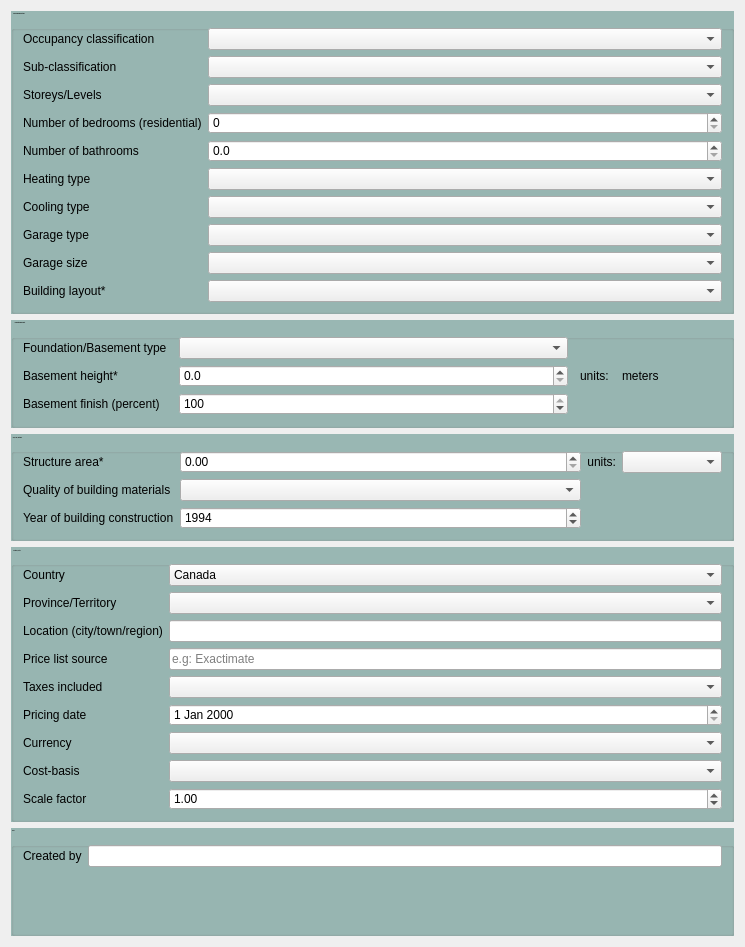
         <widget class="QWidget" name="scrollAreaWidgetContents">
          <property name="geometry">
           <rect>
            <x>0</x>
            <y>0</y>
            <width>745</width>
            <height>947</height>
           </rect>
          </property>
          <property name="styleSheet">
           <string notr="true">
QGroupBox {
 background-color: #99B7B3;
}</string>
          </property>
          <layout class="QVBoxLayout" name="verticalLayout_16">
           <item>
            <widget class="QGroupBox" name="groupBox_t02_01_buildingDetails">
             <property name="font">
              <font>
               <pointsize>-1</pointsize>
               <weight>75</weight>
               <bold>true</bold>
              </font>
             </property>
             <property name="styleSheet">
              <string notr="true">QLabel {
    font-size: 12px; 
}
</string>
             </property>
             <property name="title">
              <string>General Building Details</string>
             </property>
             <layout class="QVBoxLayout" name="verticalLayout_8">
              <item>
               <layout class="QFormLayout" name="formLayout_t02_01">
                <item row="0" column="0">
                 <widget class="QLabel" name="occupancyClassificationLabel">
                  <property name="enabled">
                   <bool>true</bool>
                  </property>
                  <property name="font">
                   <font>
                    <pointsize>-1</pointsize>
                   </font>
                  </property>
                  <property name="text">
                   <string>Occupancy classification</string>
                  </property>
                  <property name="textFormat">
                   <enum>Qt::PlainText</enum>
                  </property>
                 </widget>
                </item>
                <item row="0" column="1">
                 <widget class="QComboBox" name="occupancyClassification_ComboBox"/>
                </item>
                <item row="1" column="0">
                 <widget class="QLabel" name="subClassificationLabel">
                  <property name="text">
                   <string>Sub-classification</string>
                  </property>
                 </widget>
                </item>
                <item row="1" column="1">
                 <widget class="QComboBox" name="subClassification_ComboBox"/>
                </item>
                <item row="2" column="0">
                 <widget class="QLabel" name="storysLabel">
                  <property name="toolTip">
                   <string>Number of storeys/levels/floors for the building. Typically this excludes the basement.</string>
                  </property>
                  <property name="text">
                   <string>Storeys/Levels</string>
                  </property>
                 </widget>
                </item>
                <item row="2" column="1">
                 <widget class="QComboBox" name="storys_ComboBox"/>
                </item>
                <item row="3" column="0">
                 <widget class="QLabel" name="BedroomCount">
                  <property name="text">
                   <string>Number of bedrooms (residential)</string>
                  </property>
                 </widget>
                </item>
                <item row="3" column="1">
                 <widget class="QSpinBox" name="BedroomCount_QSpinBox"/>
                </item>
                <item row="4" column="0">
                 <widget class="QLabel" name="BathroomCount">
                  <property name="text">
                   <string>Number of bathrooms</string>
                  </property>
                 </widget>
                </item>
                <item row="4" column="1">
                 <widget class="QDoubleSpinBox" name="BathroomCount_DoubleSpinBox">
                  <property name="decimals">
                   <number>1</number>
                  </property>
                 </widget>
                </item>
                <item row="5" column="0">
                 <widget class="QLabel" name="heatingTypeLabel">
                  <property name="text">
                   <string>Heating type</string>
                  </property>
                 </widget>
                </item>
                <item row="5" column="1">
                 <widget class="QComboBox" name="heatingType_ComboBox"/>
                </item>
                <item row="6" column="0">
                 <widget class="QLabel" name="coolingTypeLabel">
                  <property name="text">
                   <string>Cooling type</string>
                  </property>
                 </widget>
                </item>
                <item row="6" column="1">
                 <widget class="QComboBox" name="coolingType_ComboBox"/>
                </item>
                <item row="7" column="0">
                 <widget class="QLabel" name="garageTypeLabel">
                  <property name="text">
                   <string>Garage type</string>
                  </property>
                 </widget>
                </item>
                <item row="7" column="1">
                 <widget class="QComboBox" name="garageType_ComboBox"/>
                </item>
                <item row="8" column="0">
                 <widget class="QLabel" name="garageSizeLabel">
                  <property name="text">
                   <string>Garage size</string>
                  </property>
                 </widget>
                </item>
                <item row="8" column="1">
                 <widget class="QComboBox" name="garageSize_ComboBox"/>
                </item>
                <item row="9" column="0">
                 <widget class="QLabel" name="buildingLayoutLabel">
                  <property name="text">
                   <string>Building layout*</string>
                  </property>
                 </widget>
                </item>
                <item row="9" column="1">
                 <widget class="QComboBox" name="buildingLayout_ComboBox"/>
                </item>
               </layout>
              </item>
             </layout>
            </widget>
           </item>
           <item>
            <widget class="QGroupBox" name="groupBox_t02_02a_foundation">
             <property name="font">
              <font>
               <pointsize>-1</pointsize>
               <weight>75</weight>
               <bold>true</bold>
              </font>
             </property>
             <property name="styleSheet">
              <string notr="true">QLabel {
    font-size: 12px; 
}
</string>
             </property>
             <property name="title">
              <string>Foundation/Basement</string>
             </property>
             <layout class="QVBoxLayout" name="verticalLayout_17">
              <item>
               <layout class="QGridLayout" name="gridLayout_t02_02a">
                <property name="horizontalSpacing">
                 <number>12</number>
                </property>
                <item row="1" column="2">
                 <widget class="QLabel" name="label_11">
                  <property name="sizePolicy">
                   <sizepolicy hsizetype="Fixed" vsizetype="Preferred">
                    <horstretch>0</horstretch>
                    <verstretch>0</verstretch>
                   </sizepolicy>
                  </property>
                  <property name="minimumSize">
                   <size>
                    <width>30</width>
                    <height>0</height>
                   </size>
                  </property>
                  <property name="text">
                   <string>units:</string>
                  </property>
                 </widget>
                </item>
                <item row="2" column="1">
                 <widget class="QDoubleSpinBox" name="basementFinish_DoubleSpinBox">
                  <property name="decimals">
                   <number>0</number>
                  </property>
                  <property name="maximum">
                   <double>100.000000000000000</double>
                  </property>
                  <property name="value">
                   <double>100.000000000000000</double>
                  </property>
                 </widget>
                </item>
                <item row="0" column="0">
                 <widget class="QLabel" name="foundationBasementTypeLabel">
                  <property name="sizePolicy">
                   <sizepolicy hsizetype="Fixed" vsizetype="Preferred">
                    <horstretch>0</horstretch>
                    <verstretch>0</verstretch>
                   </sizepolicy>
                  </property>
                  <property name="text">
                   <string>Foundation/Basement type</string>
                  </property>
                 </widget>
                </item>
                <item row="1" column="0">
                 <widget class="QLabel" name="basementHeightLabel_2">
                  <property name="text">
                   <string>Basement height*</string>
                  </property>
                 </widget>
                </item>
                <item row="1" column="1">
                 <widget class="QDoubleSpinBox" name="basementHeight_DoubleSpinBox">
                  <property name="toolTip">
                   <string>Enter the vertical distance from the basement floor to the main floor</string>
                  </property>
                  <property name="statusTip">
                   <string/>
                  </property>
                  <property name="decimals">
                   <number>1</number>
                  </property>
                 </widget>
                </item>
                <item row="2" column="0">
                 <widget class="QLabel" name="basementFinishLabel">
                  <property name="text">
                   <string>Basement finish (percent)</string>
                  </property>
                 </widget>
                </item>
                <item row="0" column="1">
                 <widget class="QComboBox" name="foundationType_ComboBox"/>
                </item>
                <item row="1" column="3">
                 <widget class="QLabel" name="basementHeightUnits_label">
                  <property name="sizePolicy">
                   <sizepolicy hsizetype="Fixed" vsizetype="Preferred">
                    <horstretch>0</horstretch>
                    <verstretch>0</verstretch>
                   </sizepolicy>
                  </property>
                  <property name="minimumSize">
                   <size>
                    <width>100</width>
                    <height>0</height>
                   </size>
                  </property>
                  <property name="toolTip">
                   <string>units for basement height. Select the units on the 'Data Input' tab using the 'exposure units' field.</string>
                  </property>
                  <property name="statusTip">
                   <string/>
                  </property>
                  <property name="text">
                   <string>meters</string>
                  </property>
                 </widget>
                </item>
               </layout>
              </item>
             </layout>
            </widget>
           </item>
           <item>
            <widget class="QGroupBox" name="groupBox_t02_02b_sizeage">
             <property name="font">
              <font>
               <pointsize>-1</pointsize>
               <weight>75</weight>
               <bold>true</bold>
              </font>
             </property>
             <property name="styleSheet">
              <string notr="true">QLabel {
    font-size: 12px; 
}</string>
             </property>
             <property name="title">
              <string>Size, Age, Materials</string>
             </property>
             <layout class="QVBoxLayout" name="verticalLayout_9">
              <item>
               <layout class="QGridLayout" name="gridLayout_t02_02" columnstretch="2,2,1,1">
                <item row="3" column="1">
                 <widget class="QSpinBox" name="yearOfBuildingConstruction_SpinBox">
                  <property name="maximum">
                   <number>9999</number>
                  </property>
                  <property name="value">
                   <number>1994</number>
                  </property>
                 </widget>
                </item>
                <item row="0" column="1">
                 <widget class="QDoubleSpinBox" name="sizeOrAreaValue_DoubleSpinBox">
                  <property name="toolTip">
                   <string>This value is used when 'RCV/Area' is selected to scale the replacement costs (e.g., to footprint area)</string>
                  </property>
                  <property name="maximum">
                   <double>99999.000000000000000</double>
                  </property>
                 </widget>
                </item>
                <item row="2" column="1">
                 <widget class="QComboBox" name="qualityOfBuildingMaterials_ComboBox"/>
                </item>
                <item row="0" column="0">
                 <widget class="QLabel" name="sizeOrAreaValueLabel">
                  <property name="sizePolicy">
                   <sizepolicy hsizetype="Fixed" vsizetype="Preferred">
                    <horstretch>0</horstretch>
                    <verstretch>0</verstretch>
                   </sizepolicy>
                  </property>
                  <property name="toolTip">
                   <string/>
                  </property>
                  <property name="text">
                   <string>Structure area*</string>
                  </property>
                 </widget>
                </item>
                <item row="2" column="0">
                 <widget class="QLabel" name="qualityOfBuildingMaterialsLabel">
                  <property name="text">
                   <string>Quality of building materials</string>
                  </property>
                 </widget>
                </item>
                <item row="3" column="0">
                 <widget class="QLabel" name="yearOfBuildingConstructionLabel">
                  <property name="text">
                   <string>Year of building construction</string>
                  </property>
                 </widget>
                </item>
                <item row="0" column="2">
                 <widget class="QLabel" name="sizeOrAreaUnitsLabel">
                  <property name="sizePolicy">
                   <sizepolicy hsizetype="Fixed" vsizetype="Preferred">
                    <horstretch>0</horstretch>
                    <verstretch>0</verstretch>
                   </sizepolicy>
                  </property>
                  <property name="text">
                   <string>units:</string>
                  </property>
                  <property name="alignment">
                   <set>Qt::AlignRight|Qt::AlignTrailing|Qt::AlignVCenter</set>
                  </property>
                 </widget>
                </item>
                <item row="0" column="3">
                 <widget class="QComboBox" name="sizeOrAreaUnits_ComboBox">
                  <property name="sizePolicy">
                   <sizepolicy hsizetype="Fixed" vsizetype="Fixed">
                    <horstretch>0</horstretch>
                    <verstretch>0</verstretch>
                   </sizepolicy>
                  </property>
                  <property name="minimumSize">
                   <size>
                    <width>100</width>
                    <height>0</height>
                   </size>
                  </property>
                 </widget>
                </item>
               </layout>
              </item>
             </layout>
            </widget>
           </item>
           <item>
            <widget class="QGroupBox" name="groupBox_t02_03_location">
             <property name="font">
              <font>
               <pointsize>-1</pointsize>
               <weight>75</weight>
               <bold>true</bold>
              </font>
             </property>
             <property name="styleSheet">
              <string notr="true">QLabel {
    font-size: 12px; 
}</string>
             </property>
             <property name="title">
              <string>Location, Costs</string>
             </property>
             <layout class="QVBoxLayout" name="verticalLayout_10">
              <item>
               <layout class="QFormLayout" name="formLayout_t02_03">
                <item row="0" column="0">
                 <widget class="QLabel" name="countryLabel">
                  <property name="text">
                   <string>Country</string>
                  </property>
                 </widget>
                </item>
                <item row="0" column="1">
                 <widget class="QComboBox" name="country_ComboBox">
                  <item>
                   <property name="text">
                    <string>Canada</string>
                   </property>
                  </item>
                 </widget>
                </item>
                <item row="1" column="0">
                 <widget class="QLabel" name="provinceTerritoryLabel">
                  <property name="text">
                   <string>Province/Territory</string>
                  </property>
                 </widget>
                </item>
                <item row="1" column="1">
                 <widget class="QComboBox" name="provinceTerritory_ComboBox"/>
                </item>
                <item row="2" column="0">
                 <widget class="QLabel" name="locationCityTownRegionLabel">
                  <property name="text">
                   <string>Location (city/town/region)</string>
                  </property>
                 </widget>
                </item>
                <item row="2" column="1">
                 <widget class="QLineEdit" name="locationCityTownRegion_LineEdit"/>
                </item>
                <item row="3" column="0">
                 <widget class="QLabel" name="priceListSourceLabel">
                  <property name="text">
                   <string>Price list source</string>
                  </property>
                 </widget>
                </item>
                <item row="3" column="1">
                 <widget class="QLineEdit" name="priceListSource_LineEdit">
                  <property name="placeholderText">
                   <string>e.g: Exactimate</string>
                  </property>
                 </widget>
                </item>
                <item row="4" column="0">
                 <widget class="QLabel" name="taxesIncludedLabel">
                  <property name="text">
                   <string>Taxes included</string>
                  </property>
                 </widget>
                </item>
                <item row="4" column="1">
                 <widget class="QComboBox" name="taxesIncluded_ComboBox"/>
                </item>
                <item row="5" column="0">
                 <widget class="QLabel" name="pricingDateLabel">
                  <property name="text">
                   <string>Pricing date</string>
                  </property>
                 </widget>
                </item>
                <item row="5" column="1">
                 <widget class="QDateEdit" name="pricingDate_DateEdit">
                  <property name="toolTip">
                   <string>yyyy-MM-dd</string>
                  </property>
                 </widget>
                </item>
                <item row="6" column="0">
                 <widget class="QLabel" name="currencyLabel">
                  <property name="text">
                   <string>Currency</string>
                  </property>
                 </widget>
                </item>
                <item row="6" column="1">
                 <widget class="QComboBox" name="currency_ComboBox"/>
                </item>
                <item row="7" column="0">
                 <widget class="QLabel" name="costBasisLabel">
                  <property name="text">
                   <string>Cost-basis</string>
                  </property>
                 </widget>
                </item>
                <item row="7" column="1">
                 <widget class="QComboBox" name="costBasis_ComboBox">
                  <property name="toolTip">
                   <string>Cost basis of your cost-items file</string>
                  </property>
                 </widget>
                </item>
                <item row="8" column="0">
                 <widget class="QLabel" name="scaleFactorLabel">
                  <property name="text">
                   <string>Scale factor</string>
                  </property>
                 </widget>
                </item>
                <item row="8" column="1">
                 <widget class="QDoubleSpinBox" name="scaleFactor_DoubleSpinBox">
                  <property name="toolTip">
                   <string>&lt;html&gt;&lt;head/&gt;&lt;body&gt;&lt;p&gt;Factor to multiply final DDF impact values by. Useful for quick spatiotemporal transfers.&lt;/p&gt;&lt;/body&gt;&lt;/html&gt;</string>
                  </property>
                  <property name="value">
                   <double>1.000000000000000</double>
                  </property>
                 </widget>
                </item>
               </layout>
              </item>
             </layout>
            </widget>
           </item>
           <item>
            <widget class="QGroupBox" name="groupBox_t02_04_misc">
             <property name="font">
              <font>
               <pointsize>-1</pointsize>
               <weight>75</weight>
               <bold>true</bold>
              </font>
             </property>
             <property name="styleSheet">
              <string notr="true">QLabel {
    font-size: 12px; 
}</string>
             </property>
             <property name="title">
              <string>Misc</string>
             </property>
             <layout class="QVBoxLayout" name="verticalLayout_11">
              <item>
               <layout class="QFormLayout" name="formLayout_t02_04">
                <item row="0" column="0">
                 <widget class="QLabel" name="createdByLabel">
                  <property name="text">
                   <string>Created by</string>
                  </property>
                 </widget>
                </item>
                <item row="0" column="1">
                 <widget class="QLineEdit" name="createdBy_LineEdit"/>
                </item>
               </layout>
              </item>
             </layout>
            </widget>
           </item>
          </layout>
         </widget>
